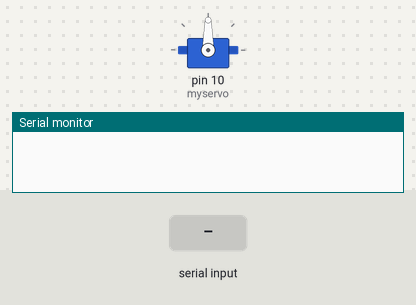
This sketch was run on a simulated Arduino Uno, built with avr-gcc and run on an emulated ATmega328P. Shown: servo, the last lines printed to the serial monitor. The test bench sets the inputs (shaded band).

Above: at 1.2 s.
1.3 s: "l" received over Serial
At 2.2 s:
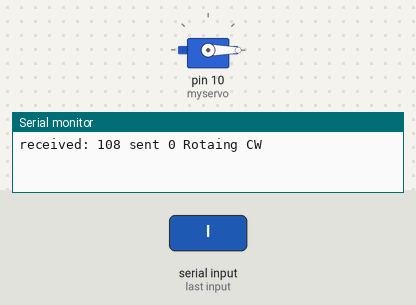
2.8 s: byte 60 (60) received over Serial
At 3.3 s:
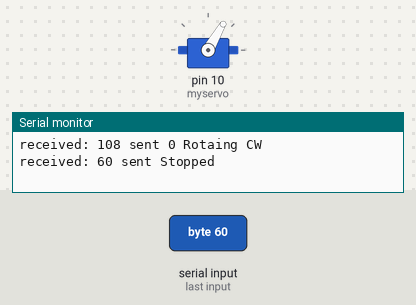
4.3 s: "r" received over Serial
At 5.5 s:
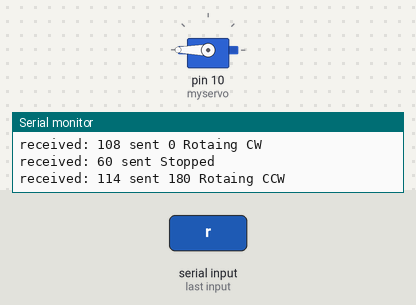
5.8 s: "1" received over Serial
At 6.8 s:
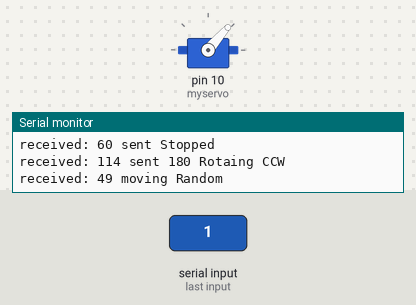
Timing chart, 0 to 8.3 s (numbered marks = the images above; inputs shaded):
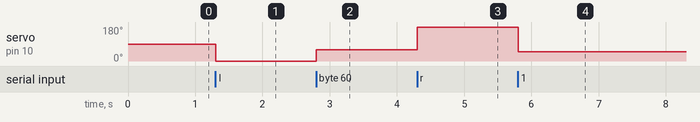

Measured:
- after the input at 1.3 s, servo on pin 10 (myservo): 90° → 0° at once
- after the input at 2.8 s, servo on pin 10 (myservo): 0° → 60° at once
- after the input at 4.3 s, servo on pin 10 (myservo): 60° → 180° at once
- after the input at 5.8 s, servo on pin 10 (myservo): 180° → 49° at once

The sketch:

servo_analogico.ino
```cpp
#include <Servo.h>

Servo myservo;  // create servo object to control a servo
// twelve servo objects can be created on most boards

int pos = 0;    // variable to store the servo position
int incomingByte = 0;   // for incoming serial data

void setup() {
  Serial.begin(9600);
  myservo.attach(10);  // attaches the servo on pin 9 to the servo object
}


void loop() {

        // send data only when you receive data:
        if (Serial.available() > 0) {
                // read the incoming byte:
                incomingByte = Serial.read();

                // say what you got:
                Serial.print("received: ");
                Serial.print (incomingByte);
                if(incomingByte == 108){
                 Serial.println(" sent 0 Rotaing CW ");
                 myservo.write(0);
                }else if(incomingByte == 114){
                  Serial.println(" sent 180 Rotaing CCW ");
                  myservo.write(180);
                }else if(incomingByte == 60){
                  Serial.println(" sent Stopped ");
                  myservo.write(60);
                }else{
                  Serial.println(" moving Random");
                  myservo.write(incomingByte);
                }


        }


}
```
